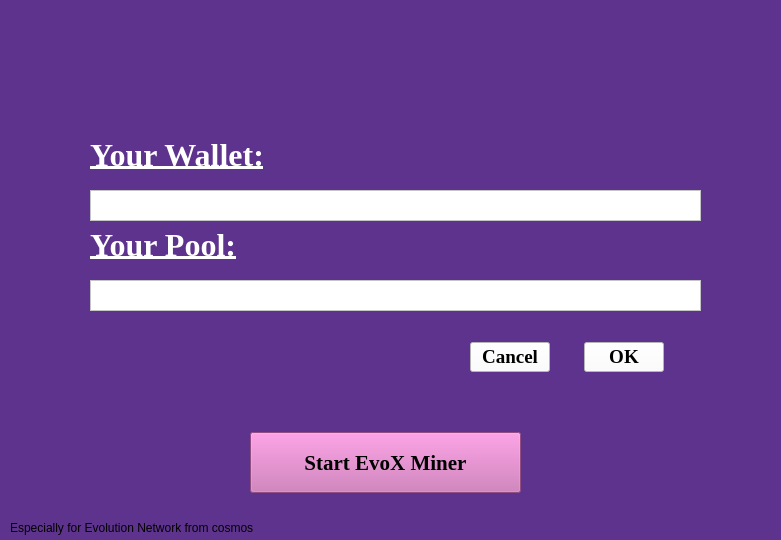
<?xml version="1.0" encoding="UTF-8"?>
<ui version="4.0">
 <class>MainWindow</class>
 <widget class="QMainWindow" name="MainWindow">
  <property name="geometry">
   <rect>
    <x>0</x>
    <y>0</y>
    <width>781</width>
    <height>540</height>
   </rect>
  </property>
  <property name="font">
   <font>
    <family>Times New Roman</family>
   </font>
  </property>
  <property name="windowTitle">
   <string>EvoX Miner</string>
  </property>
  <property name="styleSheet">
   <string notr="true">background-color: #5E338D;</string>
  </property>
  <widget class="QWidget" name="centralwidget">
   <widget class="QPushButton" name="button_ok">
    <property name="geometry">
     <rect>
      <x>584</x>
      <y>342</y>
      <width>80</width>
      <height>30</height>
     </rect>
    </property>
    <property name="font">
     <font>
      <family>Times New Roman</family>
      <pointsize>14</pointsize>
      <weight>75</weight>
      <bold>true</bold>
     </font>
    </property>
    <property name="styleSheet">
     <string notr="true">background-color: rgb(255, 255, 255);</string>
    </property>
    <property name="text">
     <string>OK</string>
    </property>
   </widget>
   <widget class="QPushButton" name="button_cancel">
    <property name="geometry">
     <rect>
      <x>470</x>
      <y>342</y>
      <width>80</width>
      <height>30</height>
     </rect>
    </property>
    <property name="font">
     <font>
      <family>Times New Roman</family>
      <pointsize>14</pointsize>
      <weight>75</weight>
      <bold>true</bold>
     </font>
    </property>
    <property name="styleSheet">
     <string notr="true">background-color: rgb(255, 255, 255);</string>
    </property>
    <property name="text">
     <string>Cancel</string>
    </property>
   </widget>
   <widget class="QPushButton" name="button_start">
    <property name="geometry">
     <rect>
      <x>250</x>
      <y>432</y>
      <width>271</width>
      <height>61</height>
     </rect>
    </property>
    <property name="font">
     <font>
      <family>Times New Roman</family>
      <pointsize>16</pointsize>
      <weight>75</weight>
      <bold>true</bold>
     </font>
    </property>
    <property name="styleSheet">
     <string notr="true">background-color: rgb(204, 109, 179);</string>
    </property>
    <property name="text">
     <string>Start EvoX Miner</string>
    </property>
   </widget>
   <widget class="QLabel" name="wallet">
    <property name="geometry">
     <rect>
      <x>90</x>
      <y>140</y>
      <width>180</width>
      <height>30</height>
     </rect>
    </property>
    <property name="font">
     <font>
      <family>Times New Roman</family>
      <pointsize>24</pointsize>
      <weight>75</weight>
      <bold>true</bold>
      <underline>true</underline>
     </font>
    </property>
    <property name="styleSheet">
     <string notr="true">color: rgb(255, 255, 255);</string>
    </property>
    <property name="text">
     <string>Your Wallet:</string>
    </property>
   </widget>
   <widget class="QLabel" name="pool">
    <property name="geometry">
     <rect>
      <x>90</x>
      <y>230</y>
      <width>180</width>
      <height>30</height>
     </rect>
    </property>
    <property name="font">
     <font>
      <family>Times New Roman</family>
      <pointsize>24</pointsize>
      <weight>75</weight>
      <bold>true</bold>
      <underline>true</underline>
     </font>
    </property>
    <property name="styleSheet">
     <string notr="true">color: rgb(255, 255, 255);</string>
    </property>
    <property name="text">
     <string>Your Pool:</string>
    </property>
   </widget>
   <widget class="QTextEdit" name="text_wallet">
    <property name="geometry">
     <rect>
      <x>90</x>
      <y>190</y>
      <width>611</width>
      <height>31</height>
     </rect>
    </property>
    <property name="styleSheet">
     <string notr="true">background-color: rgb(255, 255, 255);</string>
    </property>
   </widget>
   <widget class="QTextEdit" name="text_wallet_2">
    <property name="geometry">
     <rect>
      <x>90</x>
      <y>280</y>
      <width>611</width>
      <height>31</height>
     </rect>
    </property>
    <property name="styleSheet">
     <string notr="true">background-color: rgb(255, 255, 255);</string>
    </property>
   </widget>
   <widget class="QLabel" name="logo">
    <property name="geometry">
     <rect>
      <x>66</x>
      <y>30</y>
      <width>671</width>
      <height>91</height>
     </rect>
    </property>
    <property name="frameShadow">
     <enum>QFrame::Plain</enum>
    </property>
    <property name="text">
     <string/>
    </property>
    <property name="pixmap">
     <pixmap>resurs/img/logo.png</pixmap>
    </property>
   </widget>
   <widget class="QLabel" name="label">
    <property name="geometry">
     <rect>
      <x>10</x>
      <y>520</y>
      <width>251</width>
      <height>16</height>
     </rect>
    </property>
    <property name="text">
     <string>Especially for Evolution Network from cosmos</string>
    </property>
   </widget>
  </widget>
 </widget>
 <resources/>
 <connections/>
</ui>
